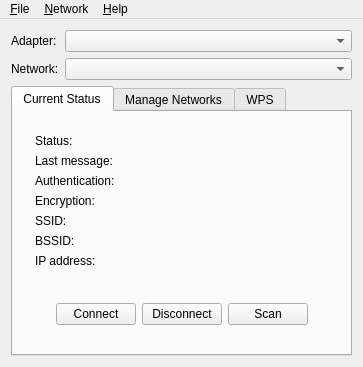
<?xml version="1.0" encoding="UTF-8"?>
<ui version="4.0">
 <class>WpaGui</class>
 <widget class="QMainWindow" name="WpaGui">
  <property name="geometry">
   <rect>
    <x>0</x>
    <y>0</y>
    <width>363</width>
    <height>367</height>
   </rect>
  </property>
  <property name="windowTitle">
   <string>wpa_gui</string>
  </property>
  <property name="windowIcon">
   <iconset resource="icons.qrc">
    <normaloff>:/icons/wpa_gui.svg</normaloff>:/icons/wpa_gui.svg</iconset>
  </property>
  <widget class="QWidget" name="widget">
   <layout class="QGridLayout" columnstretch="0,1">
    <item row="0" column="0">
     <widget class="QLabel" name="adapterLabel">
      <property name="text">
       <string>Adapter:</string>
      </property>
     </widget>
    </item>
    <item row="0" column="1">
     <widget class="QComboBox" name="adapterSelect">
      <property name="palette">
       <palette>
        <active>
         <colorrole role="WindowText">
          <brush brushstyle="SolidPattern">
           <color alpha="255">
            <red>1</red>
            <green>1</green>
            <blue>1</blue>
           </color>
          </brush>
         </colorrole>
         <colorrole role="Text">
          <brush brushstyle="SolidPattern">
           <color alpha="255">
            <red>25</red>
            <green>25</green>
            <blue>25</blue>
           </color>
          </brush>
         </colorrole>
         <colorrole role="ButtonText">
          <brush brushstyle="SolidPattern">
           <color alpha="255">
            <red>1</red>
            <green>1</green>
            <blue>1</blue>
           </color>
          </brush>
         </colorrole>
        </active>
        <inactive>
         <colorrole role="WindowText">
          <brush brushstyle="SolidPattern">
           <color alpha="255">
            <red>1</red>
            <green>1</green>
            <blue>1</blue>
           </color>
          </brush>
         </colorrole>
         <colorrole role="Text">
          <brush brushstyle="SolidPattern">
           <color alpha="255">
            <red>25</red>
            <green>25</green>
            <blue>25</blue>
           </color>
          </brush>
         </colorrole>
         <colorrole role="ButtonText">
          <brush brushstyle="SolidPattern">
           <color alpha="255">
            <red>1</red>
            <green>1</green>
            <blue>1</blue>
           </color>
          </brush>
         </colorrole>
        </inactive>
        <disabled>
         <colorrole role="WindowText">
          <brush brushstyle="SolidPattern">
           <color alpha="255">
            <red>118</red>
            <green>118</green>
            <blue>117</blue>
           </color>
          </brush>
         </colorrole>
         <colorrole role="Text">
          <brush brushstyle="SolidPattern">
           <color alpha="255">
            <red>118</red>
            <green>118</green>
            <blue>117</blue>
           </color>
          </brush>
         </colorrole>
         <colorrole role="ButtonText">
          <brush brushstyle="SolidPattern">
           <color alpha="255">
            <red>118</red>
            <green>118</green>
            <blue>117</blue>
           </color>
          </brush>
         </colorrole>
        </disabled>
       </palette>
      </property>
     </widget>
    </item>
    <item row="1" column="0">
     <widget class="QLabel" name="networkLabel">
      <property name="text">
       <string>Network:</string>
      </property>
     </widget>
    </item>
    <item row="1" column="1">
     <widget class="QComboBox" name="networkSelect">
      <property name="palette">
       <palette>
        <active>
         <colorrole role="WindowText">
          <brush brushstyle="SolidPattern">
           <color alpha="255">
            <red>1</red>
            <green>1</green>
            <blue>1</blue>
           </color>
          </brush>
         </colorrole>
         <colorrole role="Text">
          <brush brushstyle="SolidPattern">
           <color alpha="255">
            <red>25</red>
            <green>25</green>
            <blue>25</blue>
           </color>
          </brush>
         </colorrole>
         <colorrole role="ButtonText">
          <brush brushstyle="SolidPattern">
           <color alpha="255">
            <red>1</red>
            <green>1</green>
            <blue>1</blue>
           </color>
          </brush>
         </colorrole>
        </active>
        <inactive>
         <colorrole role="WindowText">
          <brush brushstyle="SolidPattern">
           <color alpha="255">
            <red>1</red>
            <green>1</green>
            <blue>1</blue>
           </color>
          </brush>
         </colorrole>
         <colorrole role="Text">
          <brush brushstyle="SolidPattern">
           <color alpha="255">
            <red>25</red>
            <green>25</green>
            <blue>25</blue>
           </color>
          </brush>
         </colorrole>
         <colorrole role="ButtonText">
          <brush brushstyle="SolidPattern">
           <color alpha="255">
            <red>1</red>
            <green>1</green>
            <blue>1</blue>
           </color>
          </brush>
         </colorrole>
        </inactive>
        <disabled>
         <colorrole role="WindowText">
          <brush brushstyle="SolidPattern">
           <color alpha="255">
            <red>118</red>
            <green>118</green>
            <blue>117</blue>
           </color>
          </brush>
         </colorrole>
         <colorrole role="Text">
          <brush brushstyle="SolidPattern">
           <color alpha="255">
            <red>118</red>
            <green>118</green>
            <blue>117</blue>
           </color>
          </brush>
         </colorrole>
         <colorrole role="ButtonText">
          <brush brushstyle="SolidPattern">
           <color alpha="255">
            <red>118</red>
            <green>118</green>
            <blue>117</blue>
           </color>
          </brush>
         </colorrole>
        </disabled>
       </palette>
      </property>
     </widget>
    </item>
    <item row="2" column="0" colspan="2">
     <widget class="QTabWidget" name="wpaguiTab">
      <property name="currentIndex">
       <number>0</number>
      </property>
      <widget class="QWidget" name="statusTab">
       <attribute name="title">
        <string>Current Status</string>
       </attribute>
       <layout class="QGridLayout">
        <item row="0" column="0" colspan="5">
         <widget class="QFrame" name="frame3">
          <property name="frameShape">
           <enum>QFrame::NoFrame</enum>
          </property>
          <property name="frameShadow">
           <enum>QFrame::Plain</enum>
          </property>
          <layout class="QGridLayout">
           <item row="0" column="0">
            <widget class="QLabel" name="statusLabel">
             <property name="text">
              <string>Status:</string>
             </property>
            </widget>
           </item>
           <item row="1" column="0">
            <widget class="QLabel" name="lastMessageLabel">
             <property name="text">
              <string>Last message:</string>
             </property>
            </widget>
           </item>
           <item row="2" column="0">
            <widget class="QLabel" name="authenticationLabel">
             <property name="text">
              <string>Authentication:</string>
             </property>
            </widget>
           </item>
           <item row="3" column="0">
            <widget class="QLabel" name="encryptionLabel">
             <property name="text">
              <string>Encryption:</string>
             </property>
            </widget>
           </item>
           <item row="4" column="0">
            <widget class="QLabel" name="ssidLabel">
             <property name="text">
              <string>SSID:</string>
             </property>
            </widget>
           </item>
           <item row="5" column="0">
            <widget class="QLabel" name="bssidLabel">
             <property name="text">
              <string>BSSID:</string>
             </property>
            </widget>
           </item>
           <item row="6" column="0">
            <widget class="QLabel" name="ipAddressLabel">
             <property name="text">
              <string>IP address:</string>
             </property>
            </widget>
           </item>
           <item row="0" column="1">
            <widget class="QLabel" name="textStatus">
             <property name="text">
              <string/>
             </property>
            </widget>
           </item>
           <item row="1" column="1" colspan="3">
            <widget class="QLabel" name="textLastMessage">
             <property name="text">
              <string/>
             </property>
            </widget>
           </item>
           <item row="2" column="1">
            <widget class="QLabel" name="textAuthentication">
             <property name="text">
              <string/>
             </property>
            </widget>
           </item>
           <item row="3" column="1">
            <widget class="QLabel" name="textEncryption">
             <property name="text">
              <string/>
             </property>
            </widget>
           </item>
           <item row="4" column="1">
            <widget class="QLabel" name="textSsid">
             <property name="text">
              <string/>
             </property>
            </widget>
           </item>
           <item row="5" column="1">
            <widget class="QLabel" name="textBssid">
             <property name="text">
              <string/>
             </property>
            </widget>
           </item>
           <item row="6" column="1">
            <widget class="QLabel" name="textIpAddress">
             <property name="text">
              <string/>
             </property>
            </widget>
           </item>
          </layout>
         </widget>
        </item>
        <item row="1" column="0">
         <spacer>
          <property name="orientation">
           <enum>Qt::Vertical</enum>
          </property>
          <property name="sizeHint" stdset="0">
           <size>
            <width>20</width>
            <height>40</height>
           </size>
          </property>
         </spacer>
        </item>
        <item row="1" column="1">
         <widget class="QPushButton" name="connectButton">
          <property name="text">
           <string>Connect</string>
          </property>
         </widget>
        </item>
        <item row="1" column="2">
         <widget class="QPushButton" name="disconnectButton">
          <property name="text">
           <string>Disconnect</string>
          </property>
         </widget>
        </item>
        <item row="1" column="3">
         <widget class="QPushButton" name="scanButton">
          <property name="text">
           <string>Scan</string>
          </property>
         </widget>
        </item>
        <item row="1" column="4">
         <spacer>
          <property name="orientation">
           <enum>Qt::Vertical</enum>
          </property>
          <property name="sizeHint" stdset="0">
           <size>
            <width>20</width>
            <height>40</height>
           </size>
          </property>
         </spacer>
        </item>
       </layout>
      </widget>
      <widget class="QWidget" name="networkconfigTab">
       <attribute name="title">
        <string>Manage Networks</string>
       </attribute>
       <layout class="QGridLayout">
        <item row="0" column="0" colspan="5">
         <widget class="QListWidget" name="networkList">
          <property name="palette">
           <palette>
            <active>
             <colorrole role="WindowText">
              <brush brushstyle="SolidPattern">
               <color alpha="255">
                <red>1</red>
                <green>1</green>
                <blue>1</blue>
               </color>
              </brush>
             </colorrole>
             <colorrole role="Text">
              <brush brushstyle="SolidPattern">
               <color alpha="255">
                <red>25</red>
                <green>25</green>
                <blue>25</blue>
               </color>
              </brush>
             </colorrole>
             <colorrole role="ButtonText">
              <brush brushstyle="SolidPattern">
               <color alpha="255">
                <red>1</red>
                <green>1</green>
                <blue>1</blue>
               </color>
              </brush>
             </colorrole>
            </active>
            <inactive>
             <colorrole role="WindowText">
              <brush brushstyle="SolidPattern">
               <color alpha="255">
                <red>1</red>
                <green>1</green>
                <blue>1</blue>
               </color>
              </brush>
             </colorrole>
             <colorrole role="Text">
              <brush brushstyle="SolidPattern">
               <color alpha="255">
                <red>25</red>
                <green>25</green>
                <blue>25</blue>
               </color>
              </brush>
             </colorrole>
             <colorrole role="ButtonText">
              <brush brushstyle="SolidPattern">
               <color alpha="255">
                <red>1</red>
                <green>1</green>
                <blue>1</blue>
               </color>
              </brush>
             </colorrole>
            </inactive>
            <disabled>
             <colorrole role="WindowText">
              <brush brushstyle="SolidPattern">
               <color alpha="255">
                <red>118</red>
                <green>118</green>
                <blue>117</blue>
               </color>
              </brush>
             </colorrole>
             <colorrole role="Text">
              <brush brushstyle="SolidPattern">
               <color alpha="255">
                <red>118</red>
                <green>118</green>
                <blue>117</blue>
               </color>
              </brush>
             </colorrole>
             <colorrole role="ButtonText">
              <brush brushstyle="SolidPattern">
               <color alpha="255">
                <red>118</red>
                <green>118</green>
                <blue>117</blue>
               </color>
              </brush>
             </colorrole>
            </disabled>
           </palette>
          </property>
          <property name="selectionRectVisible">
           <bool>true</bool>
          </property>
         </widget>
        </item>
        <item row="1" column="0" rowspan="2">
         <spacer>
          <property name="orientation">
           <enum>Qt::Vertical</enum>
          </property>
          <property name="sizeHint" stdset="0">
           <size>
            <width>20</width>
            <height>61</height>
           </size>
          </property>
         </spacer>
        </item>
        <item row="1" column="1">
         <widget class="QRadioButton" name="enableRadioButton">
          <property name="text">
           <string>Enabled</string>
          </property>
         </widget>
        </item>
        <item row="1" column="2">
         <widget class="QPushButton" name="editNetworkButton">
          <property name="text">
           <string>Edit</string>
          </property>
         </widget>
        </item>
        <item row="1" column="3">
         <widget class="QPushButton" name="removeNetworkButton">
          <property name="text">
           <string>Remove</string>
          </property>
         </widget>
        </item>
        <item row="1" column="4" rowspan="2">
         <spacer>
          <property name="orientation">
           <enum>Qt::Vertical</enum>
          </property>
          <property name="sizeHint" stdset="0">
           <size>
            <width>20</width>
            <height>61</height>
           </size>
          </property>
         </spacer>
        </item>
        <item row="2" column="1">
         <widget class="QRadioButton" name="disableRadioButton">
          <property name="text">
           <string>Disabled</string>
          </property>
         </widget>
        </item>
        <item row="2" column="2">
         <widget class="QPushButton" name="addNetworkButton">
          <property name="text">
           <string>Add</string>
          </property>
         </widget>
        </item>
        <item row="2" column="3">
         <widget class="QPushButton" name="scanNetworkButton">
          <property name="text">
           <string>Scan</string>
          </property>
         </widget>
        </item>
       </layout>
      </widget>
      <widget class="QWidget" name="wpsTab">
       <attribute name="title">
        <string>WPS</string>
       </attribute>
       <layout class="QGridLayout" name="wpsGridLayout">
        <item row="0" column="0">
         <widget class="QLabel" name="label_2">
          <property name="text">
           <string>Status:</string>
          </property>
         </widget>
        </item>
        <item row="0" column="1" colspan="3">
         <widget class="QLabel" name="wpsStatusText">
          <property name="text">
           <string/>
          </property>
         </widget>
        </item>
        <item row="1" column="0" colspan="2">
         <widget class="QPushButton" name="wpsPbcButton">
          <property name="text">
           <string>PBC - push button</string>
          </property>
         </widget>
        </item>
        <item row="2" column="0" colspan="2">
         <widget class="QPushButton" name="wpsPinButton">
          <property name="text">
           <string>Generate PIN</string>
          </property>
         </widget>
        </item>
        <item row="2" column="2">
         <widget class="QLabel" name="label">
          <property name="text">
           <string>PIN:</string>
          </property>
         </widget>
        </item>
        <item row="2" column="3">
         <widget class="QLineEdit" name="wpsPinEdit">
          <property name="enabled">
           <bool>false</bool>
          </property>
          <property name="readOnly">
           <bool>true</bool>
          </property>
         </widget>
        </item>
        <item row="3" column="0" colspan="2">
         <widget class="QPushButton" name="wpsApPinButton">
          <property name="enabled">
           <bool>false</bool>
          </property>
          <property name="text">
           <string>Use AP PIN</string>
          </property>
         </widget>
        </item>
        <item row="3" column="2">
         <widget class="QLabel" name="label_3">
          <property name="text">
           <string>AP PIN:</string>
          </property>
         </widget>
        </item>
        <item row="3" column="3">
         <widget class="QLineEdit" name="wpsApPinEdit">
          <property name="enabled">
           <bool>false</bool>
          </property>
         </widget>
        </item>
        <item row="4" column="0" colspan="4">
         <widget class="QTextEdit" name="wpsInstructions">
          <property name="readOnly">
           <bool>true</bool>
          </property>
         </widget>
        </item>
       </layout>
      </widget>
     </widget>
    </item>
   </layout>
  </widget>
  <widget class="QMenuBar" name="MenuBar">
   <property name="geometry">
    <rect>
     <x>0</x>
     <y>0</y>
     <width>363</width>
     <height>25</height>
    </rect>
   </property>
   <widget class="QMenu" name="fileMenu">
    <property name="title">
     <string>&amp;File</string>
    </property>
    <addaction name="fileEventHistoryAction"/>
    <addaction name="fileSaveConfigAction"/>
    <addaction name="actionWPS"/>
    <addaction name="actionPeers"/>
    <addaction name="separator"/>
    <addaction name="fileExitAction"/>
   </widget>
   <widget class="QMenu" name="networkMenu">
    <property name="title">
     <string>&amp;Network</string>
    </property>
    <addaction name="networkAddAction"/>
    <addaction name="networkEditAction"/>
    <addaction name="networkRemoveAction"/>
    <addaction name="separator"/>
    <addaction name="networkEnableAllAction"/>
    <addaction name="networkDisableAllAction"/>
    <addaction name="networkRemoveAllAction"/>
   </widget>
   <widget class="QMenu" name="helpMenu">
    <property name="title">
     <string>&amp;Help</string>
    </property>
    <addaction name="helpContentsAction"/>
    <addaction name="helpIndexAction"/>
    <addaction name="separator"/>
    <addaction name="helpAboutAction"/>
   </widget>
   <addaction name="fileMenu"/>
   <addaction name="networkMenu"/>
   <addaction name="helpMenu"/>
  </widget>
  <action name="fileEventHistoryAction">
   <property name="text">
    <string>Event &amp;History</string>
   </property>
  </action>
  <action name="fileSaveConfigAction">
   <property name="text">
    <string>&amp;Save Configuration</string>
   </property>
   <property name="shortcut">
    <string>Ctrl+S</string>
   </property>
  </action>
  <action name="fileExitAction">
   <property name="text">
    <string>E&amp;xit</string>
   </property>
   <property name="shortcut">
    <string>Ctrl+Q</string>
   </property>
  </action>
  <action name="networkAddAction">
   <property name="text">
    <string>&amp;Add</string>
   </property>
  </action>
  <action name="networkEditAction">
   <property name="text">
    <string>&amp;Edit</string>
   </property>
  </action>
  <action name="networkRemoveAction">
   <property name="text">
    <string>&amp;Remove</string>
   </property>
  </action>
  <action name="networkEnableAllAction">
   <property name="text">
    <string>E&amp;nable All</string>
   </property>
  </action>
  <action name="networkDisableAllAction">
   <property name="text">
    <string>&amp;Disable All</string>
   </property>
  </action>
  <action name="networkRemoveAllAction">
   <property name="text">
    <string>Re&amp;move All</string>
   </property>
  </action>
  <action name="helpContentsAction">
   <property name="enabled">
    <bool>false</bool>
   </property>
   <property name="text">
    <string>&amp;Contents...</string>
   </property>
  </action>
  <action name="helpIndexAction">
   <property name="enabled">
    <bool>false</bool>
   </property>
   <property name="text">
    <string>&amp;Index...</string>
   </property>
  </action>
  <action name="helpAboutAction">
   <property name="text">
    <string>&amp;About</string>
   </property>
  </action>
  <action name="actionWPS">
   <property name="enabled">
    <bool>false</bool>
   </property>
   <property name="text">
    <string>&amp;Wi-Fi Protected Setup</string>
   </property>
  </action>
  <action name="actionPeers">
   <property name="text">
    <string>&amp;Peers</string>
   </property>
  </action>
 </widget>
 <layoutdefault spacing="6" margin="11"/>
 <includes>
  <include location="global">qtimer.h</include>
  <include location="global">qsocketnotifier.h</include>
  <include location="local">wpamsg.h</include>
  <include location="local">eventhistory.h</include>
  <include location="local">scanresults.h</include>
  <include location="local">peers.h</include>
 </includes>
 <resources>
  <include location="icons.qrc"/>
 </resources>
 <connections/>
</ui>
